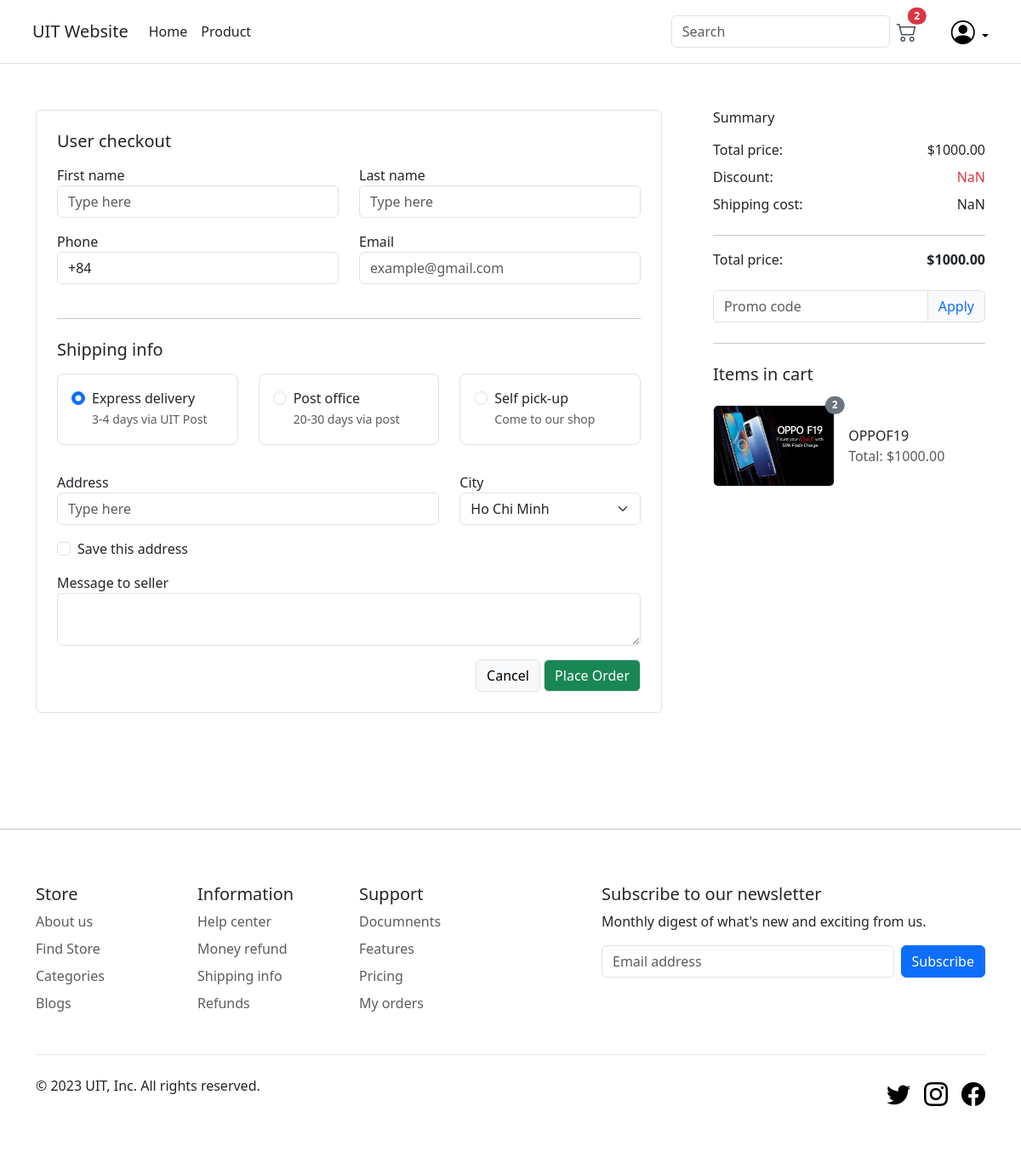
/checkout/ (signed in), run on an earlier commit of the app's database.
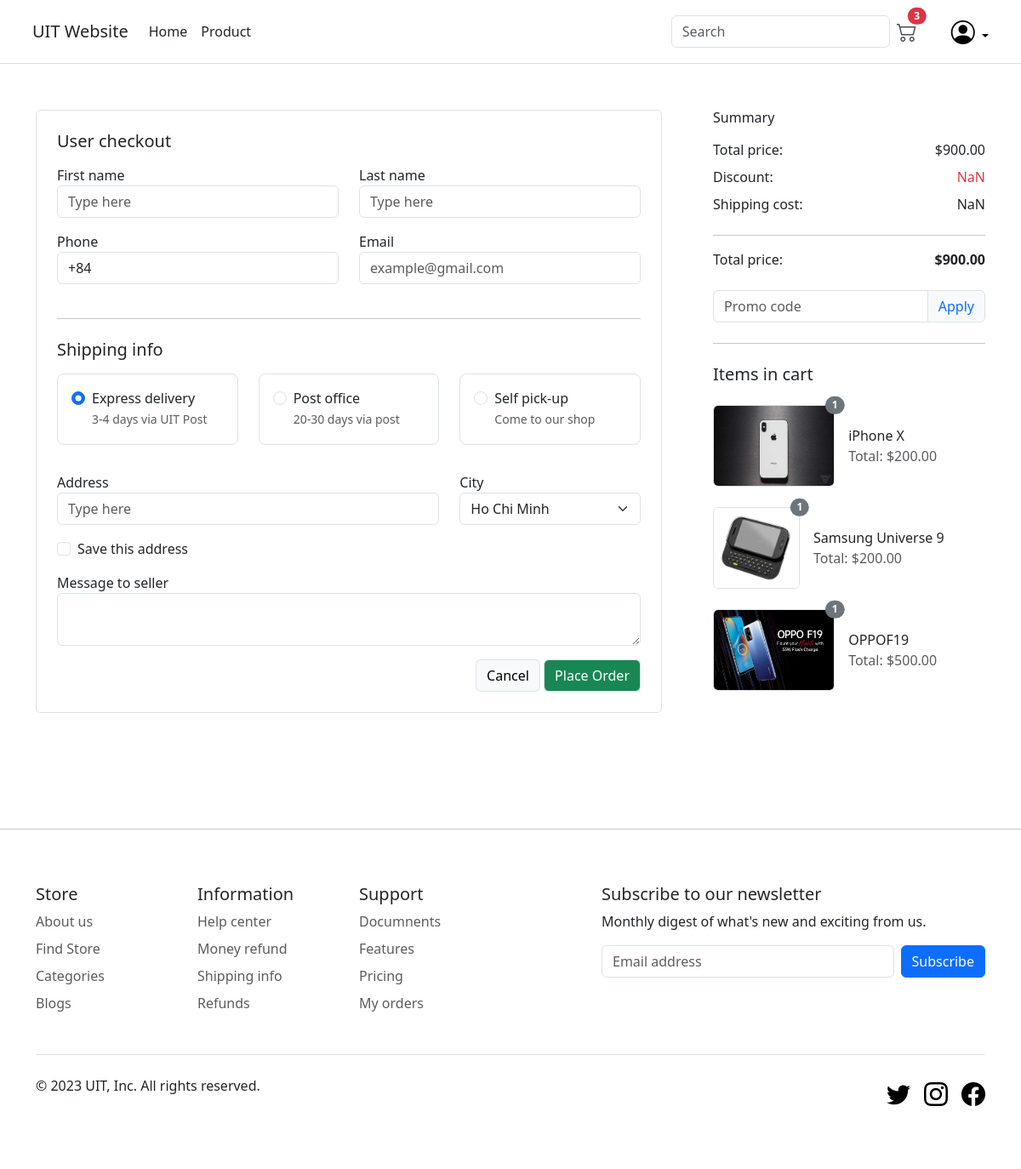
And on a later commit of the database.
### main/models.py (models this page shows, shortened)
class Order(models.Model):
    customer = models.ForeignKey(Customer, on_delete=models.CASCADE, blank=True,null=True)
    address = models.CharField(max_length=200, null=True)
    complete = models.BooleanField(default=False, null=True, blank=False)
    date_ordered = models.DateTimeField(default=datetime.datetime.now())
    transaction_id = models.CharField(max_length=200, null=True)
    @property
    def get_cart_total(self):
        total=0
        orderitems = self.orderitem_set.all()
        for item in orderitems:
            total += item.get_total
        return total
    @property
    def get_cart_items(self):
        total=0
        orderitems = self.orderitem_set.all()
        for item in orderitems:
            total += item.quantity
        return total

class OrderItem(models.Model):
    product = models.ForeignKey(Product, on_delete=models.CASCADE, blank=True,null=True)
    order = models.ForeignKey(Order, on_delete=models.CASCADE, blank=True,null=True)
    quantity = models.IntegerField(default=0, null=True, blank=True)
    date_added = models.DateTimeField(default=datetime.datetime.now())
    @property
    def get_total(self):
        total = 0
        total = self.product.price * self.quantity
        return total

class Product(models.Model):
    name = models.CharField(max_length=200, null=True)
    price = models.DecimalField(max_digits=9, decimal_places=2)
    description = models.CharField(max_length=1000, null=True)
    image = models.ImageField(default="", null=True, blank=True)
    type = models.CharField(max_length=200, null=True)
    slug = models.SlugField(default="", null=False, unique=True)
    @property
    def imageURL(self):
        try:
            url = self.image.url
        except:
            url =''
        return url

### main/views.py (the view)
# urls.py: path('checkout/',views.checkout, name='checkout'),
@login_required(login_url='login')
def checkout(request):
    cartData = getCartData(request)
    context = {
        'items': cartData['items'],
        'order': cartData['order'],
    }
    return render(request, 'main/checkout.html', context)

### main/utils.py (called while the page is built)
def getCartData(request):
    if request.user.is_authenticated:
        customer = request.user.customer
        order, _ = Order.objects.get_or_create(
            customer=customer, complete=False)
        items = order.orderitem_set.all()
    else:
        cookieCartData = getCookieCartData(request)
        order = cookieCartData['order']
        items = cookieCartData['items']
    return {'order': order, 'items': items }

### main/templates/main/checkout.html (shortened to what this page needs)
{% extends 'main/base.html' %}
{% load static %}
{% block content %}
<div class="py-5">
  <div class="row">
    <div class="col-xl-8 col-lg-8 mb-4">
      <form action="{% url 'process_order' %}" method="POST">
        <div class="card shadow-0 border">
          <div class="p-4">
            <h5 class="card-title mb-3">User checkout</h5>
            <div class="row">
              <div class="col-6 mb-3">
                <p class="mb-0">First name</p>
                <div class="form-outline">
                  <input type="text" id="typeText" placeholder="Type here" class="form-control" />
                </div>
              </div>
              <div class="col-6">
                <p class="mb-0">Last name</p>
                <div class="form-outline">
                  <input type="text" id="typeText" placeholder="Type here" class="form-control" />
                </div>
              </div>
              <div class="col-6 mb-3">
                <p class="mb-0">Phone</p>
                <div class="form-outline">
                  <input type="tel" id="typePhone" value="+84" class="form-control" />
                </div>
              </div>
              <div class="col-6 mb-3">
                <p class="mb-0">Email</p>
                <div class="form-outline">
                  <input type="email" id="typeEmail" placeholder="example@gmail.com" class="form-control" />
                </div>
              </div>
            </div>
            <hr class="my-4" />
            <h5 class="card-title mb-3">Shipping info</h5>
            <div class="row mb-3">
              <div class="col-lg-4 mb-3">
                <div class="form-check h-100 border rounded-3">
                  <div class="p-3">
                    <input class="form-check-input" type="radio" name="flexRadioDefault" id="flexRadioDefault1"
                      checked />
                    <label class="form-check-label" for="flexRadioDefault1">
                      Express delivery <br />
                      <small class="text-muted">3-4 days via UIT Post</small>
                    </label>
                  </div>
                </div>
              </div>
              <div class="col-lg-4 mb-3">
                <div class="form-check h-100 border rounded-3">
                  <div class="p-3">
                    <input class="form-check-input" type="radio" name="flexRadioDefault" id="flexRadioDefault2" />
                    <label class="form-check-label" for="flexRadioDefault2">
                      Post office <br />
                      <small class="text-muted">20-30 days via post </small>
                    </label>
                  </div>
                </div>
              </div>
              <div class="col-lg-4 mb-3">
                <div class="form-check h-100 border rounded-3">
                  <div class="p-3">
                    <input class="form-check-input" type="radio" name="flexRadioDefault" id="flexRadioDefault3" />
                    <label class="form-check-label" for="flexRadioDefault3">
                      Self pick-up <br />
                      <small class="text-muted">Come to our shop</small>
                    </label>
                  </div>
                </div>
              </div>
            </div>
            <div class="row">
              <div class="col-sm-8 mb-3">
                <p class="mb-0">Address</p>
                <div class="form-outline">
                  <input type="text" id="typeText" name="address" placeholder="Type here" class="form-control" />
                </div>
              </div>
              <div class="col-sm-4 mb-3">
                <p class="mb-0">City</p>
                <select class="form-select">
                  <option value="1">Ho Chi Minh</option>
                </select>
              </div>
            </div>
            <div class="form-check mb-3">
              <input class="form-check-input" type="checkbox" value="" id="flexCheckDefault1" />
              <label class="form-check-label" for="flexCheckDefault1">Save this address</label>
            </div>
            <div class="mb-3">
              <p class="mb-0">Message to seller</p>
              <div class="form-outline">
                <textarea class="form-control" id="textAreaExample1" rows="2"></textarea>
              </div>
            </div>
            <div class="float-end">
              <button class="btn btn-light border">Cancel</button>
              <button class="btn btn-success shadow-0 border" id='make-payment'>Place Order</button>
            </div>
          </div>
        </div>
      </form>
    </div>
    <div class="col-xl-4 col-lg-4 d-flex justify-content-center justify-content-lg-end">
      <div class="ms-lg-4 mt-4 mt-lg-0" style="max-width: 320px;">
        <h6 class="mb-3">Summary</h6>
        <div class="d-flex justify-content-between">
          <p class="mb-2">Total price:</p>
          <p class="mb-2">${{order.get_cart_total|floatformat:2}}</p>
        </div>
        <div class="d-flex justify-content-between">
          <p class="mb-2">Discount:</p>
          <p class="mb-2 text-danger">NaN</p>
        </div>
        <div class="d-flex justify-content-between">
          <p class="mb-2">Shipping cost:</p>
          <p class="mb-2">NaN</p>
        </div>
        <hr />
        <div class="d-flex justify-content-between">
          <p class="mb-2">Total price:</p>
          <p class="mb-2 fw-bold">${{order.get_cart_total|floatformat:2}}</p>
        </div>
        <div class="input-group mt-3 mb-4">
          <input type="text" class="form-control border" name="" placeholder="Promo code" />
          <button class="btn btn-light text-primary border">Apply</button>
        </div>
        <hr />
        <h5 class="text-dark my-4">Items in cart</h5>
        {% for item in items %}
        <div class="d-flex align-items-center mb-4">
          <div class="me-3 position-relative">
            <span class="position-absolute top-0 start-100 translate-middle badge rounded-pill bg-secondary">
              {{item.quantity}}
            </span>
            <img src="{{item.product.imageURL}}" style="height: 96px; width: 96x;"
              class="rounded border object-fit-cover" />
          </div>
          <div class="">
            <a href="{% url 'productDetails' item.product.slug %}" class="nav-link">
              {{item.product.name}} <br />
            </a>
            <div class="price text-muted">Total: ${{item.get_total|floatformat:2}}</div>
          </div>
        </div>
        {% endfor %}
      </div>
    </div>
  </div>
</div>
{% endblock content %}

### main/templates/main/base.html (shortened to what this page needs)
<!DOCTYPE html>
{% load static %}
<html lang="en">
<head>
  <link href="https://cdn.jsdelivr.net/npm/bootstrap@5.3.2/dist/css/bootstrap.min.css" rel="stylesheet"
>
  <link rel="stylesheet" href="https://cdn.jsdelivr.net/npm/bootstrap-icons@1.11.2/font/bootstrap-icons.min.css">
</head>
<body>
  <nav class="navbar navbar-expand-md fixed-top bg-white border-bottom">
    <div class="container p-2">
      <a href="{% url 'home' %}"
        class="align-items-center mb-2 mb-lg-0 text-decoration-none text-dark navbar-brand fs-5">
        UIT Website
      </a>
      <div class="collapse navbar-collapse" id="navbarCollapse">
        <ul class="navbar-nav me-auto mb-2 mb-md-0">
          <li class="nav-item"><a href="{% url 'home' %}" class="nav-link text-dark px-2">Home</a></li>
          <li class="nav-item"><a href="{% url 'productList' %}" class="nav-link text-dark px-2">Product</a></li>
        </ul>
        <form class="d-flex" role="search">
          <input class="form-control me-2" type="search" placeholder="Search" aria-label="Search">
        </form>
      </div>
      <a class="position-relative me-3 text-dark-emphasis d-none d-md-block" href="{% url 'cart' %}">
        <i class="bi bi-cart2 fs-4"></i>
        <span class="position-absolute top-0 start-100 translate-middle badge rounded-pill bg-danger cart-badge">
          {{order.get_cart_items}}
        </span>
      </a>
      {% if request.user.is_authenticated == False %}
      <a href="{% url 'login' %}" class="d-none d-md-block link-body-emphasis text-decoration-none text-dark-emphasis">
        <i class="bi bi-person-circle fs-3"></i>
      </a>
      {% else %}
      <div class="dropdown text-end ms-4">
        <a href="#" class="d-none d-md-block link-body-emphasis text-decoration-none dropdown-toggle"
          data-bs-toggle="dropdown" aria-expanded="false">
          <i class="bi bi-person-circle fs-3"></i>
        </a>
      </div>
      {% endif %}
    </div>
  </nav>
  <main class="container">
    <div class="py-5">
      {% block content %}
      {% endblock content %}
    </div>
  </main>
  <hr>
  <div class="container">
    <footer class="py-5">
      <div class="row">
        <div class="col-6 col-md-2 mb-3">
          <h5>Store</h5>
          <ul class="nav flex-column">
            <li class="nav-item mb-2"><a href="#" class="nav-link p-0 text-body-secondary">About us</a></li>
            <li class="nav-item mb-2"><a href="#" class="nav-link p-0 text-body-secondary">Find Store</a></li>
            <li class="nav-item mb-2"><a href="#" class="nav-link p-0 text-body-secondary">Categories</a></li>
            <li class="nav-item mb-2"><a href="#" class="nav-link p-0 text-body-secondary">Blogs</a></li>
          </ul>
        </div>
        <div class="col-6 col-md-2 mb-3">
          <h5>Information</h5>
          <ul class="nav flex-column">
            <li class="nav-item mb-2"><a href="#" class="nav-link p-0 text-body-secondary">Help center</a></li>
            <li class="nav-item mb-2"><a href="#" class="nav-link p-0 text-body-secondary">Money refund</a></li>
            <li class="nav-item mb-2"><a href="#" class="nav-link p-0 text-body-secondary">Shipping info</a></li>
            <li class="nav-item mb-2"><a href="#" class="nav-link p-0 text-body-secondary">Refunds</a></li>
          </ul>
        </div>
        <div class="col-6 col-md-2 mb-3">
          <h5>Support</h5>
          <ul class="nav flex-column">
            <li class="nav-item mb-2"><a href="#" class="nav-link p-0 text-body-secondary">Documnents</a></li>
            <li class="nav-item mb-2"><a href="#" class="nav-link p-0 text-body-secondary">Features</a></li>
            <li class="nav-item mb-2"><a href="#" class="nav-link p-0 text-body-secondary">Pricing</a></li>
            <li class="nav-item mb-2"><a href="#" class="nav-link p-0 text-body-secondary">My orders</a></li>
          </ul>
        </div>
        <div class="col-md-5 offset-md-1 mb-3">
          <form>
            <h5>Subscribe to our newsletter</h5>
            <p>Monthly digest of what's new and exciting from us.</p>
            <div class="d-flex flex-column flex-sm-row w-100 gap-2">
              <input id="newsletter1" type="text" class="form-control" placeholder="Email address">
              <button class="btn btn-primary" type="button">Subscribe</button>
            </div>
          </form>
        </div>
      </div>
      <div class="d-flex flex-column flex-sm-row justify-content-between py-4 my-4 border-top">
        <p>© 2023 UIT, Inc. All rights reserved.</p>
        <ul class="list-unstyled d-flex fs-3">
          <li class="ms-3"><a class="link-body-emphasis" href="#"><i class="bi bi-twitter"></i></a></li>
          <li class="ms-3"><a class="link-body-emphasis" href="#"><i class="bi bi-instagram"></i></a></li>
          <li class="ms-3"><a class="link-body-emphasis" href="#"><i class="bi bi-facebook"></i></a></li>
        </ul>
      </div>
    </footer>
  </div>
</body>
</html>

What changed in the data, as far as the page shows it:
no longer on this page (row edited): Order: get_cart_items "2", get_cart_total "1000.00"
no longer on this page (row edited): OrderItem: quantity "2", product.imageURL (picture), product.name "OPPOF19", get_total "1000.00"
added Order: get_cart_items "3", get_cart_total "900.00"
added OrderItem: quantity "1", product.imageURL (picture), product.name "iPhone X", get_total "200.00"
added OrderItem: quantity "1", product.imageURL (picture), product.name "Samsung Universe 9", get_total "200.00"
added OrderItem: quantity "1", product.imageURL (picture), product.name "OPPOF19", get_total "500.00"
